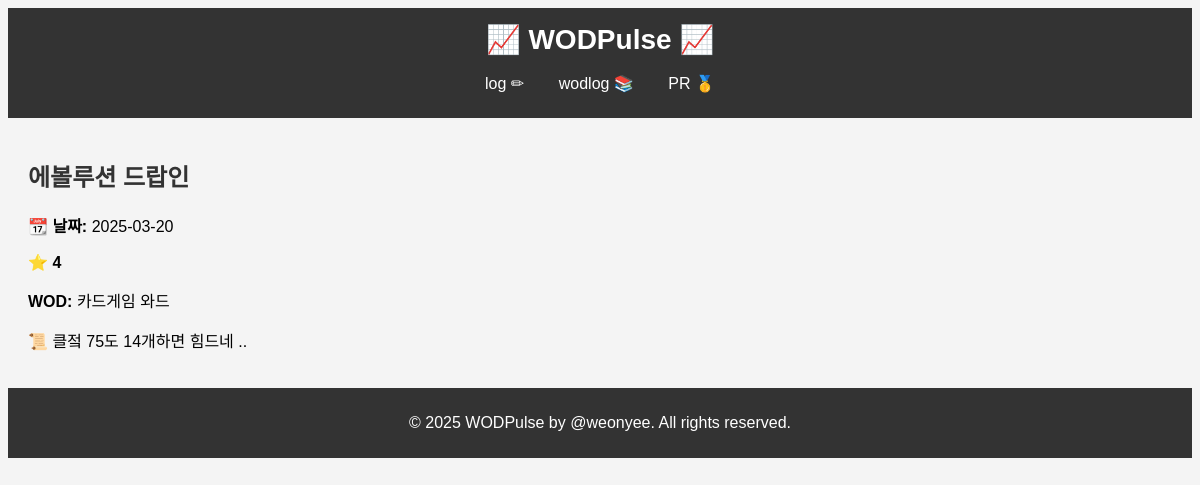
Before: /record/3 with the older database file.
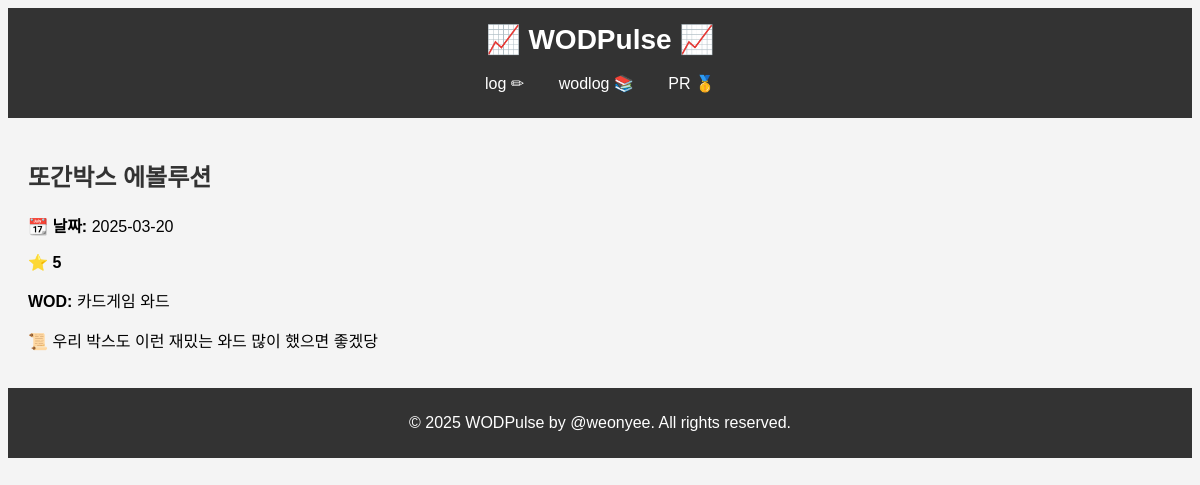
After: the same page with the newer database file.
### app.py (models this page shows, shortened)
class WodRecord(db.Model):
    id = db.Column(db.Integer, primary_key=True)
    date = db.Column(db.String(100), nullable=False)
    title = db.Column(db.String(100), nullable=False)
    wod = db.Column(db.String(100), nullable=False)
    scale = db.Column(db.String(200), nullable=True)
    memo = db.Column(db.String(200), nullable=True)

### app.py (the view)
@app.route('/record/<int:id>')
def record(id):
    record = WodRecord.query.get_or_404(id)
    return render_template('record_detail.html', record=record)

### templates/record_detail.html (shortened to what this page needs)
<!DOCTYPE html>
<html lang="en">
<head>
</head>
<body>
    {% include 'header.html' %}
    <div class="content">
        <h2>{{ record.title }}</h2>
        <p><strong>📆 날짜:</strong> {{ record.date }}</p>
        <p><strong>⭐ {{ record.scale }}</strong></p>
        <p><strong>WOD:</strong> {{ record.wod }}</p>
        <p><strong>📜 </strong> {{ record.memo }}</p>
    </div>
    {% include 'footer.html' %}
</body>
</html>

Changed rows visible on the page:
changed WodRecord "카드게임 와드": title "에볼루션 드랍인" → "또간박스 에볼루션"; scale "4" → "5"; memo "클젘 75도 14개하면 힘드네 .." → "우리 박스도 이런 재밌는 와드 많이 했으면 좋겠당"
